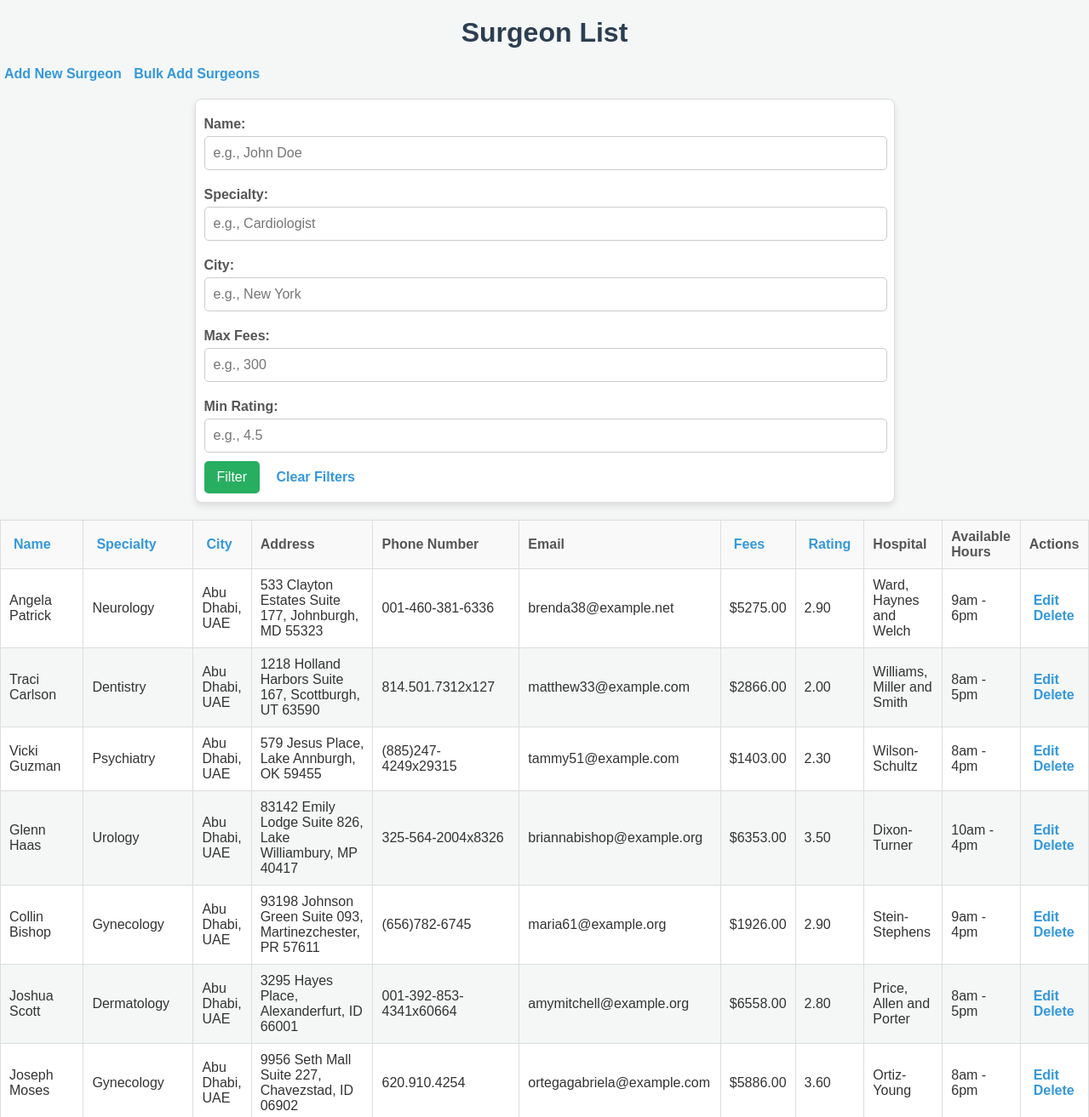
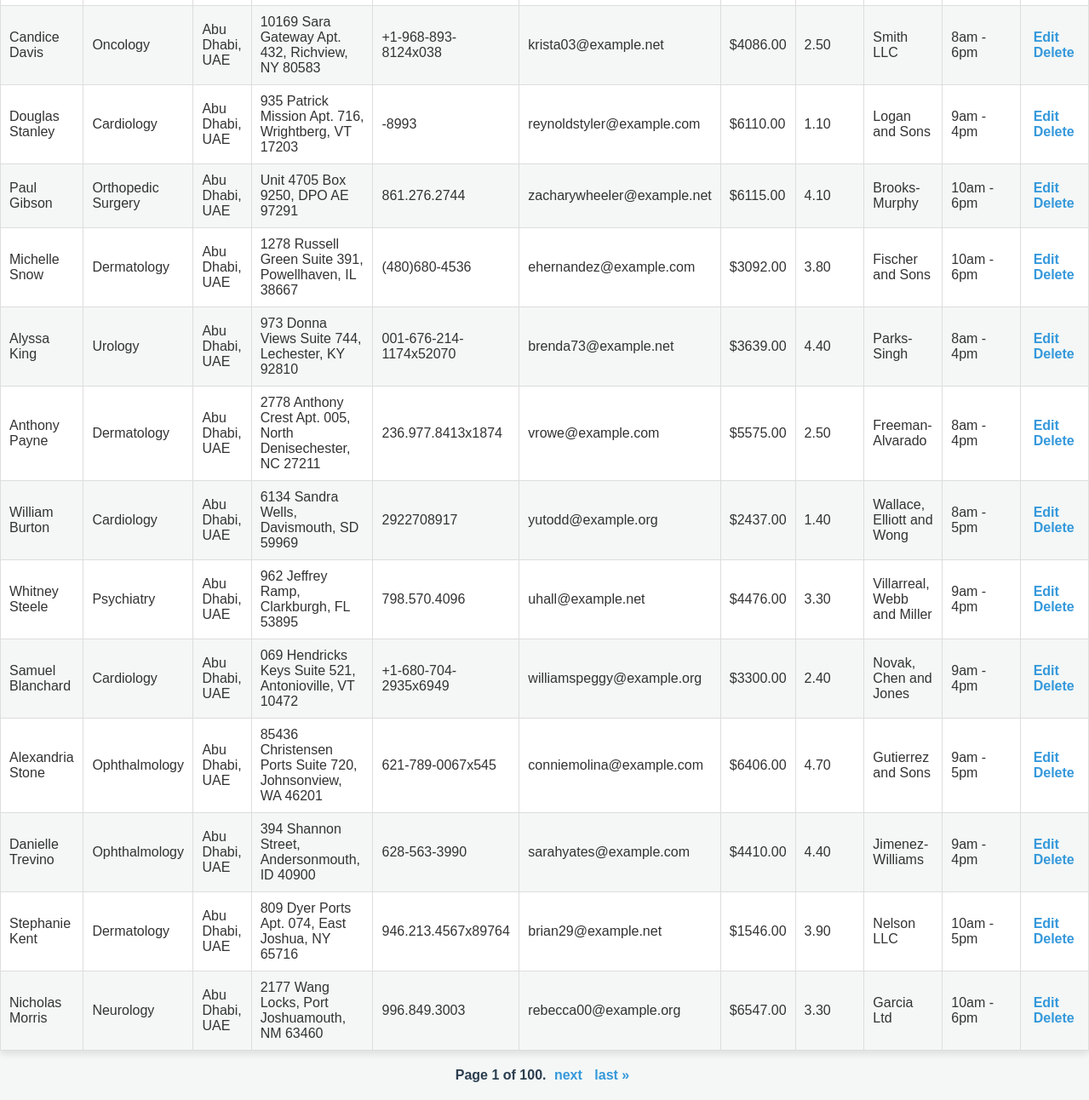
Screenshot of /surgeons/?name=&specialty=&city=&max_fees=&min_rating=&sort=city&direction=asc with the database file from the repository (2 pictures, top to bottom).
### search/models.py (models this page shows)
class Surgeon(models.Model):
    first_name = models.CharField(max_length=100)
    last_name = models.CharField(max_length=100)
    specialty = models.CharField(max_length=100)
    city = models.CharField(max_length=100)
    address = models.CharField(max_length=255)
    phone_number = models.CharField(max_length=15)
    email = models.EmailField()
    fees = models.DecimalField(max_digits=10, decimal_places=2)
    rating = models.DecimalField(max_digits=3, decimal_places=2, null=True, blank=True)  # Rating out of 5
    hospital_name = models.CharField(max_length=255)
    available_hours = models.CharField(max_length=255)

### search/views.py (the view)
# urls.py: path('surgeons/', views.surgeon_list, name='surgeon-list'),
def surgeon_list(request):
    name = request.GET.get('name', '')
    specialty = request.GET.get('specialty', '')
    city = request.GET.get('city', '')
    max_fees = request.GET.get('max_fees', None)
    min_rating = request.GET.get('min_rating', None)
    sort = request.GET.get('sort', 'first_name')
    direction = request.GET.get('direction', 'asc')
    surgeons = Surgeon.objects.all()
    if name:
        surgeons = surgeons.filter(Q(first_name__icontains=name) | Q(last_name__icontains=name))
    if specialty:
        surgeons = surgeons.filter(specialty__icontains=specialty)
    if city:
        surgeons = surgeons.filter(city__icontains=city)
    if max_fees:
        try:
            max_fees = float(max_fees)
            surgeons = surgeons.filter(fees__lte=max_fees)
        except ValueError:
            pass
    if min_rating:
        try:
            min_rating = float(min_rating)
            surgeons = surgeons.filter(rating__gte=min_rating)
        except ValueError:
            pass
    if sort in ['first_name', 'specialty', 'city', 'fees', 'rating']:
        if direction == 'desc':
            sort = f'-{sort}'
        surgeons = surgeons.order_by(sort)
    next_directions = {
        column: 'asc' if sort != column or direction == 'desc' else 'desc'
        for column in ['first_name', 'specialty', 'city', 'fees', 'rating']
    }
    paginator = Paginator(surgeons, 20)
    page_number = request.GET.get('page')
    page_obj = paginator.get_page(page_number)
    return render(
        request,
        'search/surgeon_list.html',
        {
            'page_obj': page_obj,
            'sort': sort,
            'direction': direction,
            'next_directions': next_directions,
            'name': name,
            'specialty': specialty,
            'city': city,
            'max_fees': max_fees,
            'min_rating': min_rating,
        }
    )

### search/templates/search/surgeon_list.html (shortened to what this page needs)
{% load static %}
<!DOCTYPE html>
<html lang="en">
<head>
</head>
<body>
    <h1>Surgeon List</h1>
    <a href="{% url 'surgeon-create' %}">Add New Surgeon</a>
    <a href="{% url 'bulk-upload' %}">Bulk Add Surgeons</a>
    <form method="get">
        <label for="name">Name:</label>
        <input type="text" id="name" name="name" value="{{ request.GET.name }}" placeholder="e.g., John Doe">
        <label for="specialty">Specialty:</label>
        <input type="text" id="specialty" name="specialty" value="{{ request.GET.specialty }}" placeholder="e.g., Cardiologist">
        <label for="city">City:</label>
        <input type="text" id="city" name="city" value="{{ request.GET.city }}" placeholder="e.g., New York">
        <label for="max_fees">Max Fees:</label>
        <input type="number" id="max_fees" name="max_fees" value="{{ request.GET.max_fees }}" placeholder="e.g., 300">
        <label for="min_rating">Min Rating:</label>
        <input type="number" id="min_rating" name="min_rating" step="0.01" min="0" max="5"
           value="{{ request.GET.min_rating }}" placeholder="e.g., 4.5">
        <button type="submit">Filter</button>
        <a href="{% url 'surgeon-list' %}">Clear Filters</a>
    </form>
    <table border="1">
        <thead>
            <tr>
                <th>
                    <a href="?name={{ request.GET.name }}&specialty={{ request.GET.specialty }}&city={{ request.GET.city }}&max_fees={{ request.GET.max_fees }}&min_rating={{ request.GET.min_rating }}&sort=first_name&direction={{ next_directions.first_name }}">Name</a>
                </th>
                <th>
                    <a href="?name={{ request.GET.name }}&specialty={{ request.GET.specialty }}&city={{ request.GET.city }}&max_fees={{ request.GET.max_fees }}&min_rating={{ request.GET.min_rating }}&sort=specialty&direction={{ next_directions.specialty }}">Specialty</a>
                </th>
                <th>
                    <a href="?name={{ request.GET.name }}&specialty={{ request.GET.specialty }}&city={{ request.GET.city }}&max_fees={{ request.GET.max_fees }}&min_rating={{ request.GET.min_rating }}&sort=city&direction={{ next_directions.city }}">City</a>
                </th>
                <th>Address</th>
                <th>Phone Number</th>
                <th>Email</th>
                <th>
                    <a href="?name={{ request.GET.name }}&specialty={{ request.GET.specialty }}&city={{ request.GET.city }}&max_fees={{ request.GET.max_fees }}&min_rating={{ request.GET.min_rating }}&sort=fees&direction={{ next_directions.fees }}">Fees</a>
                </th>
                <th>
                    <a href="?name={{ request.GET.name }}&specialty={{ request.GET.specialty }}&city={{ request.GET.city }}&max_fees={{ request.GET.max_fees }}&min_rating={{ request.GET.min_rating }}&sort=rating&direction={{ next_directions.rating }}">Rating</a>
                </th>
                <th>Hospital</th>
                <th>Available Hours</th>
                <th>Actions</th>
            </tr>
        </thead>
        <tbody>
            {% for surgeon in page_obj %}
            <tr>
                <td>{{ surgeon.first_name }} {{ surgeon.last_name }}</td>
                <td>{{ surgeon.specialty }}</td>
                <td>{{ surgeon.city }}</td>
                <td>{{ surgeon.address }}</td>
                <td>{{ surgeon.phone_number }}</td>
                <td>{{ surgeon.email }}</td>
                <td>${{ surgeon.fees }}</td>
                <td>{{ surgeon.rating|default:"N/A" }}</td>
                <td>{{ surgeon.hospital_name }}</td>
                <td>{{ surgeon.available_hours }}</td>
                <td>
                    <a href="{% url 'surgeon-update' surgeon.id %}">Edit</a>
                    <a href="{% url 'surgeon-delete' surgeon.id %}">Delete</a>
                </td>
            </tr>
            {% empty %}
            <tr>
                <td colspan="11">No surgeons available.</td>
            </tr>
            {% endfor %}
        </tbody>
    </table>
    <div class="pagination">
        <span class="step-links">
            <span class="current">
                Page {{ page_obj.number }} of {{ page_obj.paginator.num_pages }}.
            </span>
            {% if page_obj.has_next %}
                <a href="?page={{ page_obj.next_page_number }}">next</a>
                <a href="?page={{ page_obj.paginator.num_pages }}">last &raquo;</a>
            {% endif %}
        </span>
    </div>
</body>
</html>

### search/templates/search/surgeon_list.html (style rules this page uses)
body { font-family: Arial, sans-serif; background-color: #f4f7f6; margin: 0; padding: 0; color: #333; }
h1 { text-align: center; color: #2c3e50; margin-top: 20px; }
a { text-decoration: none; color: #3498db; font-weight: bold; margin: 5px; }
form { margin: 20px auto; padding: 10px; background: white; border: 1px solid #ddd; border-radius: 8px; max-width: 800px; box-shadow: 0px 4px 8px rgba(0, 0, 0, 0.1); }
form label { display: block; font-weight: bold; margin-top: 10px; color: #555; }
form input { width: calc(100% - 20px); padding: 10px; margin-top: 5px; margin-bottom: 10px; border: 1px solid #ccc; border-radius: 5px; font-size: 1rem; }
form button { background-color: #27ae60; color: white; border: none; padding: 10px 15px; border-radius: 5px; cursor: pointer; font-size: 1rem; margin-right: 10px; }
table { width: 100%; border-collapse: collapse; margin: 20px 0; background-color: white; box-shadow: 0px 4px 8px rgba(0, 0, 0, 0.1); }
table th, table td { text-align: left; padding: 10px; border: 1px solid #ddd; }
table th { background-color: #f9f9f9; color: #555; font-weight: bold; cursor: pointer; }
table tr:nth-child(even) { background-color: #f4f7f6; }
.pagination { text-align: center; margin: 20px 0; }
.pagination .step-links a { text-decoration: none; color: #3498db; font-weight: bold; margin: 0 5px; }
.pagination .step-links .current { font-weight: bold; color: #2c3e50; }

### rows the page displays
Surgeon: first_name "Angela", last_name "Patrick", specialty "Neurology", city "Abu Dhabi, UAE", address "533 Clayton Estates Suite 177, Johnburgh, MD 55323", phone_number "001-460-381-6336", email "brenda38@example.net", fees "5275.00", rating "2.90", hospital_name "Ward, Haynes and Welch", available_hours "9am - 6pm"
Surgeon: first_name "Traci", last_name "Carlson", specialty "Dentistry", city "Abu Dhabi, UAE", address "1218 Holland Harbors Suite 167, Scottburgh, UT 63590", phone_number "814.501.7312x127", email "matthew33@example.com", fees "2866.00", rating "2.00", hospital_name "Williams, Miller and Smith", available_hours "8am - 5pm"
Surgeon: first_name "Vicki", last_name "Guzman", specialty "Psychiatry", city "Abu Dhabi, UAE", address "579 Jesus Place, Lake Annburgh, OK 59455", phone_number "(885)247-4249x29315", email "tammy51@example.com", fees "1403.00", rating "2.30", hospital_name "Wilson-Schultz", available_hours "8am - 4pm"
Surgeon: first_name "Glenn", last_name "Haas", specialty "Urology", city "Abu Dhabi, UAE", address "83142 Emily Lodge Suite 826, Lake Williambury, MP 40417", phone_number "325-564-2004x8326", email "briannabishop@example.org", fees "6353.00", rating "3.50", hospital_name "Dixon-Turner", available_hours "10am - 4pm"
Surgeon: first_name "Collin", last_name "Bishop", specialty "Gynecology", city "Abu Dhabi, UAE", address "93198 Johnson Green Suite 093, Martinezchester, PR 57611", phone_number "(656)782-6745", email "maria61@example.org", fees "1926.00", rating "2.90", hospital_name "Stein-Stephens", available_hours "9am - 4pm"
Surgeon: first_name "Joshua", last_name "Scott", specialty "Dermatology", city "Abu Dhabi, UAE", address "3295 Hayes Place, Alexanderfurt, ID 66001", phone_number "001-392-853-4341x60664", email "amymitchell@example.org", fees "6558.00", rating "2.80", hospital_name "Price, Allen and Porter", available_hours "8am - 5pm"
Surgeon: first_name "Joseph", last_name "Moses", specialty "Gynecology", city "Abu Dhabi, UAE", address "9956 Seth Mall Suite 227, Chavezstad, ID 06902", phone_number "620.910.4254", email "ortegagabriela@example.com", fees "5886.00", rating "3.60", hospital_name "Ortiz-Young", available_hours "8am - 6pm"
Surgeon: first_name "Candice", last_name "Davis", specialty "Oncology", city "Abu Dhabi, UAE", address "10169 Sara Gateway Apt. 432, Richview, NY 80583", phone_number "+1-968-893-8124x038", email "krista03@example.net", fees "4086.00", rating "2.50", hospital_name "Smith LLC", available_hours "8am - 6pm"
Surgeon: first_name "Douglas", last_name "Stanley", specialty "Cardiology", city "Abu Dhabi, UAE", address "935 Patrick Mission Apt. 716, Wrightberg, VT 17203", phone_number "-8993", email "reynoldstyler@example.com", fees "6110.00", rating "1.10", hospital_name "Logan and Sons", available_hours "9am - 4pm"
Surgeon: first_name "Paul", last_name "Gibson", specialty "Orthopedic Surgery", city "Abu Dhabi, UAE", address "Unit 4705 Box 9250, DPO AE 97291", phone_number "861.276.2744", email "zacharywheeler@example.net", fees "6115.00", rating "4.10", hospital_name "Brooks-Murphy", available_hours "10am - 6pm"
Surgeon: first_name "Michelle", last_name "Snow", specialty "Dermatology", city "Abu Dhabi, UAE", address "1278 Russell Green Suite 391, Powellhaven, IL 38667", phone_number "(480)680-4536", email "ehernandez@example.com", fees "3092.00", rating "3.80", hospital_name "Fischer and Sons", available_hours "10am - 6pm"
Surgeon: first_name "Alyssa", last_name "King", specialty "Urology", city "Abu Dhabi, UAE", address "973 Donna Views Suite 744, Lechester, KY 92810", phone_number "001-676-214-1174x52070", email "brenda73@example.net", fees "3639.00", rating "4.40", hospital_name "Parks-Singh", available_hours "8am - 4pm"
Surgeon: first_name "Anthony", last_name "Payne", specialty "Dermatology", city "Abu Dhabi, UAE", address "2778 Anthony Crest Apt. 005, North Denisechester, NC 27211", phone_number "236.977.8413x1874", email "vrowe@example.com", fees "5575.00", rating "2.50", hospital_name "Freeman-Alvarado", available_hours "8am - 4pm"
Surgeon: first_name "William", last_name "Burton", specialty "Cardiology", city "Abu Dhabi, UAE", address "6134 Sandra Wells, Davismouth, SD 59969", phone_number "2922708917", email "yutodd@example.org", fees "2437.00", rating "1.40", hospital_name "Wallace, Elliott and Wong", available_hours "8am - 5pm"
Surgeon: first_name "Whitney", last_name "Steele", specialty "Psychiatry", city "Abu Dhabi, UAE", address "962 Jeffrey Ramp, Clarkburgh, FL 53895", phone_number "798.570.4096", email "uhall@example.net", fees "4476.00", rating "3.30", hospital_name "Villarreal, Webb and Miller", available_hours "9am - 4pm"
Surgeon: first_name "Samuel", last_name "Blanchard", specialty "Cardiology", city "Abu Dhabi, UAE", address "069 Hendricks Keys Suite 521, Antonioville, VT 10472", phone_number "+1-680-704-2935x6949", email "williamspeggy@example.org", fees "3300.00", rating "2.40", hospital_name "Novak, Chen and Jones", available_hours "9am - 4pm"
Surgeon: first_name "Alexandria", last_name "Stone", specialty "Ophthalmology", city "Abu Dhabi, UAE", address "85436 Christensen Ports Suite 720, Johnsonview, WA 46201", phone_number "621-789-0067x545", email "conniemolina@example.com", fees "6406.00", rating "4.70", hospital_name "Gutierrez and Sons", available_hours "9am - 5pm"
Surgeon: first_name "Danielle", last_name "Trevino", specialty "Ophthalmology", city "Abu Dhabi, UAE", address "394 Shannon Street, Andersonmouth, ID 40900", phone_number "628-563-3990", email "sarahyates@example.com", fees "4410.00", rating "4.40", hospital_name "Jimenez-Williams", available_hours "9am - 4pm"
Surgeon: first_name "Stephanie", last_name "Kent", specialty "Dermatology", city "Abu Dhabi, UAE", address "809 Dyer Ports Apt. 074, East Joshua, NY 65716", phone_number "946.213.4567x89764", email "brian29@example.net", fees "1546.00", rating "3.90", hospital_name "Nelson LLC", available_hours "10am - 5pm"
Surgeon: first_name "Nicholas", last_name "Morris", specialty "Neurology", city "Abu Dhabi, UAE", address "2177 Wang Locks, Port Joshuamouth, NM 63460", phone_number "996.849.3003", email "rebecca00@example.org", fees "6547.00", rating "3.30", hospital_name "Garcia Ltd", available_hours "10am - 6pm"

### other values shown
{{ page_obj.number }} "1"
{{ page_obj.paginator.num_pages }} "100"
